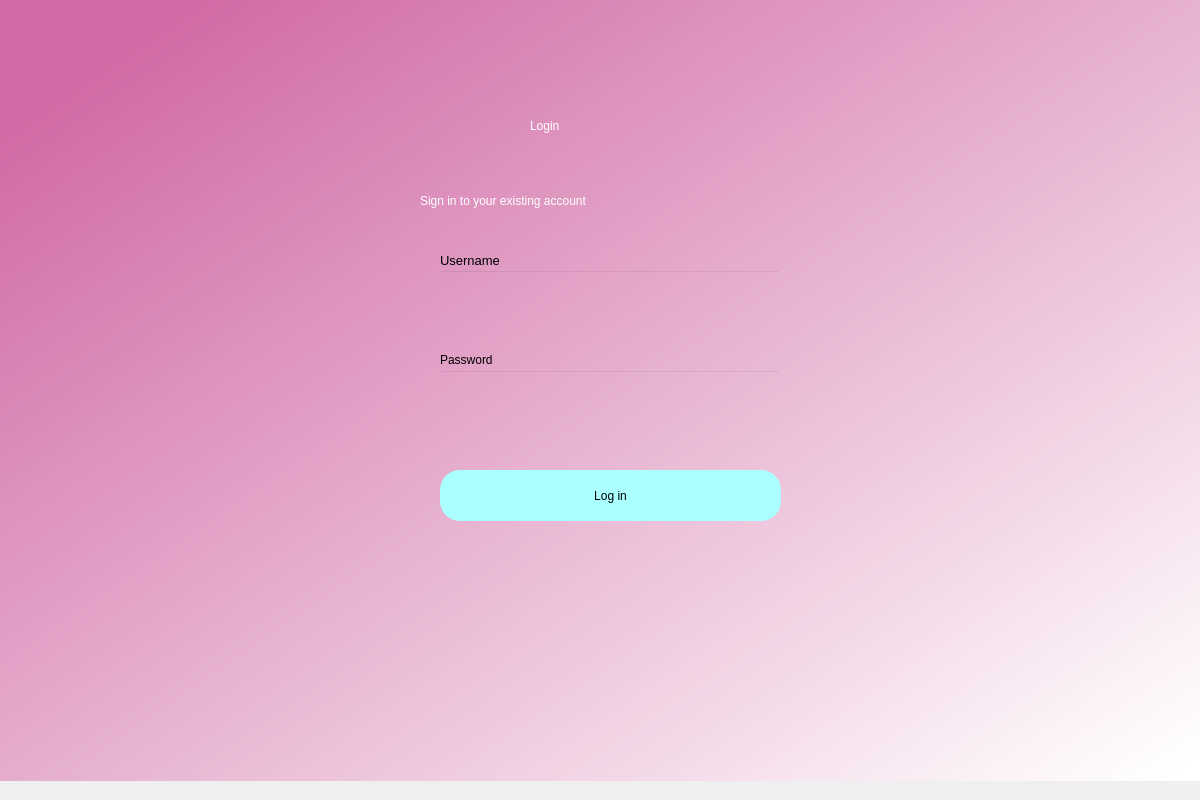
<?xml version="1.0" encoding="UTF-8"?>
<ui version="4.0">
 <class>Dialog</class>
 <widget class="QDialog" name="Dialog">
  <property name="geometry">
   <rect>
    <x>0</x>
    <y>0</y>
    <width>1200</width>
    <height>800</height>
   </rect>
  </property>
  <property name="windowTitle">
   <string>Dialog</string>
  </property>
  <widget class="QWidget" name="bgwidget" native="true">
   <property name="geometry">
    <rect>
     <x>0</x>
     <y>-20</y>
     <width>1201</width>
     <height>801</height>
    </rect>
   </property>
   <property name="styleSheet">
    <string notr="true">QWidget#bgwidget{
background-color:qlineargradient(spread:pad, x1:0.091, y1:0.101636, x2:0.991379, y2:0.977, stop:0 rgba(209, 107, 165, 255), stop:1 rgba(255, 255, 255, 255));}</string>
   </property>
   <widget class="QLabel" name="label">
    <property name="geometry">
     <rect>
      <x>530</x>
      <y>110</y>
      <width>151</width>
      <height>71</height>
     </rect>
    </property>
    <property name="styleSheet">
     <string notr="true">font: 36pt &quot;MS Shell Dlg 2&quot;; color:rgb(255, 255, 255)</string>
    </property>
    <property name="text">
     <string>Login</string>
    </property>
   </widget>
   <widget class="QLabel" name="label_2">
    <property name="geometry">
     <rect>
      <x>420</x>
      <y>200</y>
      <width>391</width>
      <height>41</height>
     </rect>
    </property>
    <property name="styleSheet">
     <string notr="true">font: 16pt &quot;MS Shell Dlg 2&quot;;color:rgb(255, 255, 255)</string>
    </property>
    <property name="text">
     <string>Sign in to your existing account</string>
    </property>
   </widget>
   <widget class="QPushButton" name="login">
    <property name="geometry">
     <rect>
      <x>440</x>
      <y>490</y>
      <width>341</width>
      <height>51</height>
     </rect>
    </property>
    <property name="styleSheet">
     <string notr="true">border-radius:20px;
background-color: rgb(170, 255, 255);
font: 14pt &quot;MS Shell Dlg 2&quot;;</string>
    </property>
    <property name="text">
     <string>Log in</string>
    </property>
   </widget>
   <widget class="QLineEdit" name="userfield">
    <property name="geometry">
     <rect>
      <x>440</x>
      <y>290</y>
      <width>341</width>
      <height>51</height>
     </rect>
    </property>
    <property name="styleSheet">
     <string notr="true">background-color:rgba(0,0,0,0);
font: 12pt &quot;MS Shell Dlg 2&quot;;</string>
    </property>
   </widget>
   <widget class="QLineEdit" name="passwordfield">
    <property name="geometry">
     <rect>
      <x>440</x>
      <y>390</y>
      <width>341</width>
      <height>51</height>
     </rect>
    </property>
    <property name="styleSheet">
     <string notr="true">background-color:rgba(0,0,0,0);
font: 12pt &quot;MS Shell Dlg 2&quot;;</string>
    </property>
   </widget>
   <widget class="QLabel" name="label_3">
    <property name="geometry">
     <rect>
      <x>440</x>
      <y>270</y>
      <width>81</width>
      <height>20</height>
     </rect>
    </property>
    <property name="font">
     <font>
      <family>MS Shell Dlg 2</family>
      <pointsize>10</pointsize>
      <weight>50</weight>
      <italic>false</italic>
      <bold>false</bold>
     </font>
    </property>
    <property name="styleSheet">
     <string notr="true">font: 10pt &quot;MS Shell Dlg 2&quot;;</string>
    </property>
    <property name="text">
     <string>Username</string>
    </property>
   </widget>
   <widget class="QLabel" name="label_4">
    <property name="geometry">
     <rect>
      <x>440</x>
      <y>370</y>
      <width>81</width>
      <height>20</height>
     </rect>
    </property>
    <property name="styleSheet">
     <string notr="true">font: 10pt &quot;MS Shell Dlg 2&quot;;</string>
    </property>
    <property name="text">
     <string>Password</string>
    </property>
   </widget>
   <widget class="QLabel" name="error">
    <property name="geometry">
     <rect>
      <x>440</x>
      <y>456</y>
      <width>341</width>
      <height>20</height>
     </rect>
    </property>
    <property name="styleSheet">
     <string notr="true">font: 12pt &quot;MS Shell Dlg 2&quot;; color:red;</string>
    </property>
    <property name="text">
     <string/>
    </property>
   </widget>
  </widget>
 </widget>
 <resources/>
 <connections/>
</ui>
